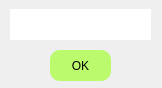
<?xml version="1.0" encoding="UTF-8"?>
<ui version="4.0">
 <class>notify</class>
 <widget class="QDialog" name="notify">
  <property name="geometry">
   <rect>
    <x>0</x>
    <y>0</y>
    <width>162</width>
    <height>88</height>
   </rect>
  </property>
  <property name="minimumSize">
   <size>
    <width>162</width>
    <height>88</height>
   </size>
  </property>
  <property name="maximumSize">
   <size>
    <width>162</width>
    <height>88</height>
   </size>
  </property>
  <property name="windowTitle">
   <string>Dialog</string>
  </property>
  <widget class="QLineEdit" name="message">
   <property name="geometry">
    <rect>
     <x>10</x>
     <y>9</y>
     <width>141</width>
     <height>31</height>
    </rect>
   </property>
   <property name="minimumSize">
    <size>
     <width>141</width>
     <height>31</height>
    </size>
   </property>
   <property name="maximumSize">
    <size>
     <width>141</width>
     <height>31</height>
    </size>
   </property>
   <property name="cursor">
    <cursorShape>ArrowCursor</cursorShape>
   </property>
   <property name="mouseTracking">
    <bool>false</bool>
   </property>
   <property name="acceptDrops">
    <bool>false</bool>
   </property>
   <property name="layoutDirection">
    <enum>Qt::LeftToRight</enum>
   </property>
   <property name="frame">
    <bool>false</bool>
   </property>
   <property name="alignment">
    <set>Qt::AlignCenter</set>
   </property>
   <property name="readOnly">
    <bool>true</bool>
   </property>
  </widget>
  <widget class="QPushButton" name="OK">
   <property name="geometry">
    <rect>
     <x>50</x>
     <y>50</y>
     <width>61</width>
     <height>31</height>
    </rect>
   </property>
   <property name="minimumSize">
    <size>
     <width>61</width>
     <height>31</height>
    </size>
   </property>
   <property name="maximumSize">
    <size>
     <width>61</width>
     <height>31</height>
    </size>
   </property>
   <property name="styleSheet">
    <string notr="true">border-radius:10px;
background-color: rgb(188, 250, 109);</string>
   </property>
   <property name="text">
    <string>OK</string>
   </property>
   <property name="flat">
    <bool>false</bool>
   </property>
  </widget>
 </widget>
 <resources/>
 <connections/>
</ui>
